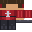

Here is the Python script that generated this plot:
"""Skin del Caballero Carmesí (32×32).

Base con `skins.desde_colores` (mangas largas) y detalles de caballero pintados en la mitad
izquierda de cada zona; al final se espeja la mitad izquierda a la derecha (como
`skins/pintar_mago.py`), así las diagonales SE/SW y NE/NW coinciden y la costura de la
espalda cierra sola (check `skins.continuidad`).

Regenerar:  .venv/bin/python skins/caballero_carmesi.py
"""

import os
import sys

sys.path.insert(0, os.path.dirname(os.path.dirname(os.path.abspath(__file__))))

import numpy as np
from PIL import Image

from sprites_lib import skins

C = {
    "piel": "#d6a071",
    "pelo": "#3a2a1a",
    "remera": "#a01f28",
    "pantalon": "#2a2a32",
    "calzado": "#4a4a55",
    "iris": "#c8c8d0",
    "mangas": "largas",
}
RUTA = "skins/caballero_carmesi.png"

# Tonos extra (derivados de la paleta): carmesí oscuro para costuras, carmesí claro para la
# pechera y plateado (el del iris) para la cruz y la hebilla.
carmesi_o = (0x7E, 0x16, 0x20)
carmesi_c = (0xC2, 0x3B, 0x44)
plata = (0xC8, 0xC8, 0xD0)

skins.desde_colores(C, RUTA)
a = np.array(Image.open(RUTA).convert("RGBA"))


def p(zona, x, y, col):
    x0, y0, w, h = skins.ZONAS[zona]
    a[y0 + y, x0 + x % w] = (*col, 255)


def llenar(zona, col, filas=None, cols=None):
    x0, y0, w, h = skins.ZONAS[zona]
    for y in filas if filas is not None else range(h):
        for x in cols if cols is not None else range(w):
            p(zona, x, y, col)


# Cabeza: pelo con costados más oscuros y flequillo con vetas (mitad izquierda).
llenar("cabeza", carmesi_o, filas=range(4, 8), cols=[0, 1])
llenar("cabeza", (0x4A, 0x38, 0x26), filas=[0, 1, 2], cols=[3, 7])  # vetas de pelo
llenar("cabeza", (0x4A, 0x38, 0x26), filas=[3], cols=[7])  # flequillo con entrante

# Torso: armadura de tela carmesí con cruz de plata al frente, costuras oscuras y cinturón.
llenar("torso", carmesi_o, cols=[0, 1])  # costados/espalda oscuros
llenar("torso", carmesi_c, cols=[6, 7])  # pechera clara (se espeja a 8, 9)
llenar("torso", plata, filas=[1, 2, 4, 5], cols=[7])  # vertical de la cruz
llenar("torso", plata, filas=[3], cols=[5, 6, 7])  # travesaño de la cruz
llenar("torso", (0x1E, 0x1E, 0x26), filas=[6])  # cinturón
llenar("torso", plata, filas=[6], cols=[6, 7])  # hebilla
llenar("torso", carmesi_o, filas=[9], cols=[2, 3])  # pliegues del faldón

# Brazos: manga larga carmesí con costura trasera oscura y franja frontal clara.
for lado in ("derecho", "izquierdo"):
    z = f"brazo_{lado}"
    llenar(z, carmesi_o, cols=[0])  # costura trasera (se espeja a 7)
    llenar(z, carmesi_c, filas=range(1, 7), cols=[2])  # franja frontal (se espeja a 5)

# Piernas: pantalón oscuro con costura trasera, rótula y caña más clara.
for lado in ("derecha", "izquierda"):
    z = f"pierna_{lado}"
    llenar(z, (0x1C, 0x1C, 0x24), cols=[0])  # costura trasera (se espeja a 7)
    llenar(z, (0x3A, 0x3A, 0x46), filas=[4], cols=[3])  # rótula (se espeja a 4)
    llenar(z, (0x3A, 0x3A, 0x46), filas=range(6, 9), cols=[1, 2])  # caña

# Calzado: bota con suela oscura y puntera clara.
for lado in ("derecho", "izquierdo"):
    z = f"pie_{lado}"
    llenar(z, (0x33, 0x33, 0x3C), filas=[2])  # suela
    llenar(z, (0x5C, 0x5C, 0x6A), filas=[0], cols=[3])  # puntera (se espeja a 4)

# Simetría izquierda/derecha: la mitad izquierda de cada zona define la derecha.
# Implica costura trasera cerrada (col 0 == col w-1 en cada zona).
for zona, (x0, y0, w, h) in skins.ZONAS.items():
    for c in range(w // 2):
        a[y0 : y0 + h, x0 + w - 1 - c] = a[y0 : y0 + h, x0 + c]

Image.fromarray(a, "RGBA").save(RUTA)
malas = skins.continuidad(RUTA)
print(
    f"→ {RUTA}"
    + (
        f"  ¡costura abierta en {malas}!"
        if malas
        else "  (costura de la espalda cerrada)"
    )
)
